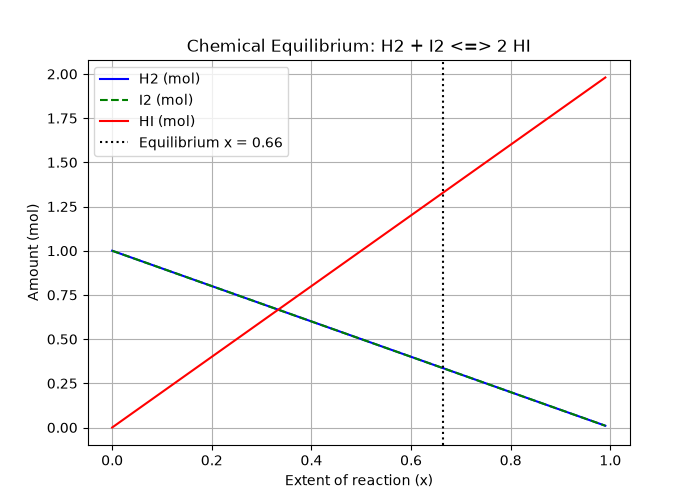

This figure's Python source:
"""
PW2 Lab B Part 4 -- chemical equilibrium via the equilibrium constant K.

Reaction  H2 + I2 <=> 2 HI, starting from 1 mol H2 and 1 mol I2.
As the reaction proceeds by an extent x:  H2 = 1-x,  I2 = 1-x,  HI = 2x.
At equilibrium the composition satisfies the equilibrium constant
        K = [HI]^2 / ([H2][I2]) = (2x)^2 / ((1-x)(1-x)).
Given K, find the extent x. Solve it TWO ways and compare.
Run:  python equilibrium.py
"""
import numpy as np
import matplotlib.pyplot as plt
from scipy.optimize import newton, minimize

K = 15.6
a = b = 1.0

# TODO 1: write k_imbalance(x)
def k_imbalance(x):
    return ((2 * x)**2) / ((a - x) * (b - x)) - K

# TODO 2 (method 1): scipy.optimize.newton
x_newton = newton(k_imbalance, x0=0.5)

# TODO 3 (method 2): scipy.optimize.minimize on k_imbalance(x)**2
def objective(x):
    return k_imbalance(x[0])**2

res_slsqp = minimize(objective, x0=[0.5], method="SLSQP", bounds=[(0, 0.999)])
x_slsqp = res_slsqp.x[0]

print(f"Equilibrium x (Newton): {x_newton:.4f}")
print(f"Equilibrium x (SLSQP):  {x_slsqp:.4f}")

# TODO 4: report equilibrium amounts and plot
nH2 = a - x_newton
nI2 = b - x_newton
nHI = 2 * x_newton

print(f"Equilibrium amounts: H2 = {nH2:.4f} mol, I2 = {nI2:.4f} mol, HI = {nHI:.4f} mol")

# Plotting
x_vals = np.linspace(0, 0.99, 200)
nH2_vals = a - x_vals
nI2_vals = b - x_vals
nHI_vals = 2 * x_vals

plt.figure(figsize=(7, 5))
plt.plot(x_vals, nH2_vals, label='H2 (mol)', color='blue')
plt.plot(x_vals, nI2_vals, label='I2 (mol)', color='green', linestyle='--')
plt.plot(x_vals, nHI_vals, label='HI (mol)', color='red')

plt.axvline(x_newton, color='black', linestyle=':', label=f'Equilibrium x = {x_newton:.2f}')

plt.xlabel('Extent of reaction (x)')
plt.ylabel('Amount (mol)')
plt.title('Chemical Equilibrium: H2 + I2 <=> 2 HI')
plt.legend()
plt.grid(True)
plt.savefig('equilibrium.png')
plt.show()
